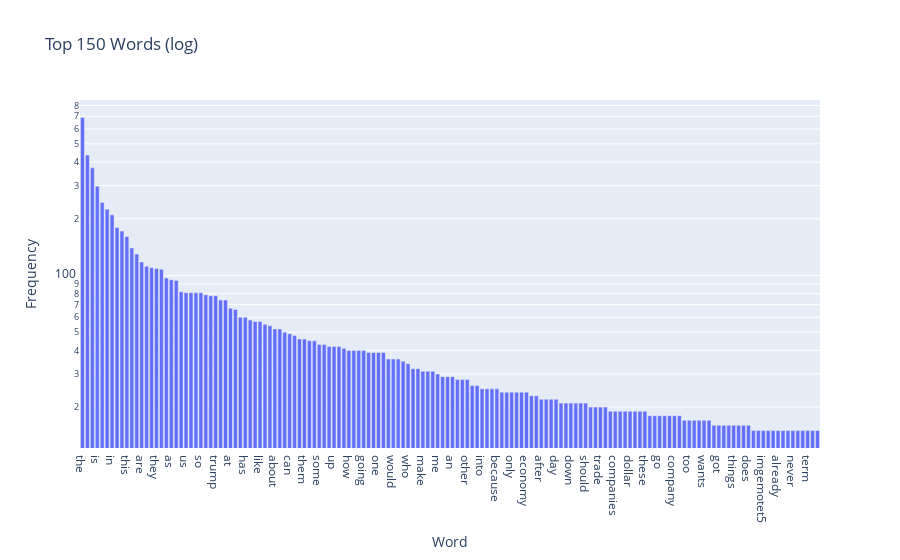

Notebook code for this chart:
### Code cell
# display the frequency of terms in form of log
import plotly.express as px

idx = term_frequencies.argsort()[::-1][:150]
words = count_vect.get_feature_names_out()[idx]
counts = term_frequencies[idx]

fig = px.bar(x=words, y=counts, 
             labels={'x': 'Word', 'y': 'Frequency'}, 
             title='Top 150 Words (log)')

fig.update_yaxes(type="log")

fig.show()

### Figure 1 — Plotly figure (JSON) as saved in the notebook; plotly's stock layout.template omitted (floating-point values rounded to 4 significant figures; data arrays with more than 128 entries replaced by an {"elided": "..."} marker saying what was removed)
{"data": [{"hovertemplate": "Word=%{x}<br>Frequency=%{y}<extra></extra>", "legendgroup": "", "marker": {"color": "#636efa", "pattern": {"shape": ""}}, "name": "", "orientation": "v", "showlegend": false, "textposition": "auto", "type": "bar", "x": {"elided": "150 str values"}, "xaxis": "x", "y": {"elided": "150 int values"}, "yaxis": "y"}], "layout": {"barmode": "relative", "legend": {"tracegroupgap": 0}, "title": {"text": "Top 150 Words (log)"}, "xaxis": {"anchor": "y", "domain": [0, 1], "title": {"text": "Word"}}, "yaxis": {"anchor": "x", "domain": [0, 1], "title": {"text": "Frequency"}, "type": "log"}}}
